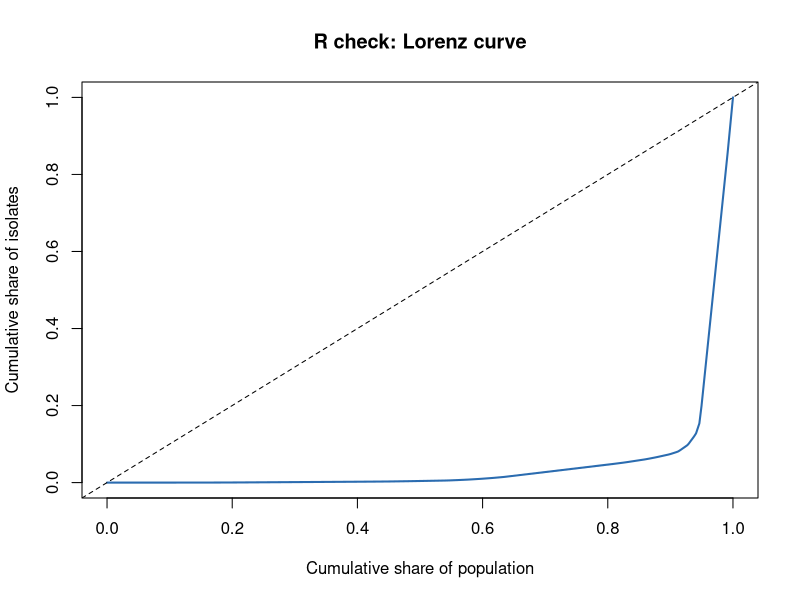

The R source for this figure:
# Chapter 12, Hands-on 2 (R companion): the Lorenz curve and Gini coefficient of isolates over population, recomputed in base R.
# Input: table_country_equity.csv written by ex12_2_equity.py. Needs base R only.
d <- read.csv("table_country_equity.csv")
o <- order(d$isolates / d$pop); iso <- as.numeric(d$isolates[o]); pop <- as.numeric(d$pop[o])
L <- c(0, cumsum(iso) / sum(iso)); P <- c(0, cumsum(pop) / sum(pop))
gini <- 1 - sum((P[-1] - P[-length(P)]) * (L[-1] + L[-length(L)]))
cat(sprintf("economies: %d | economies with at least one isolate: %d | Gini: %.3f\n", nrow(d), sum(d$isolates > 0), gini))
top3 <- sort(d$isolates, decreasing = TRUE)[1:3]; cat(sprintf("top three economies hold %.1f%% of isolates\n", 100 * sum(top3) / sum(d$isolates)))
png("figs12/fig2b_r_lorenz.png", width = 1200, height = 1000, res = 200); plot(P, L, type = "l", lwd = 2, col = "#2b6cb0", xlab = "Cumulative share of population", ylab = "Cumulative share of isolates", main = "R check: Lorenz curve"); abline(0, 1, lty = 2); dev.off()
